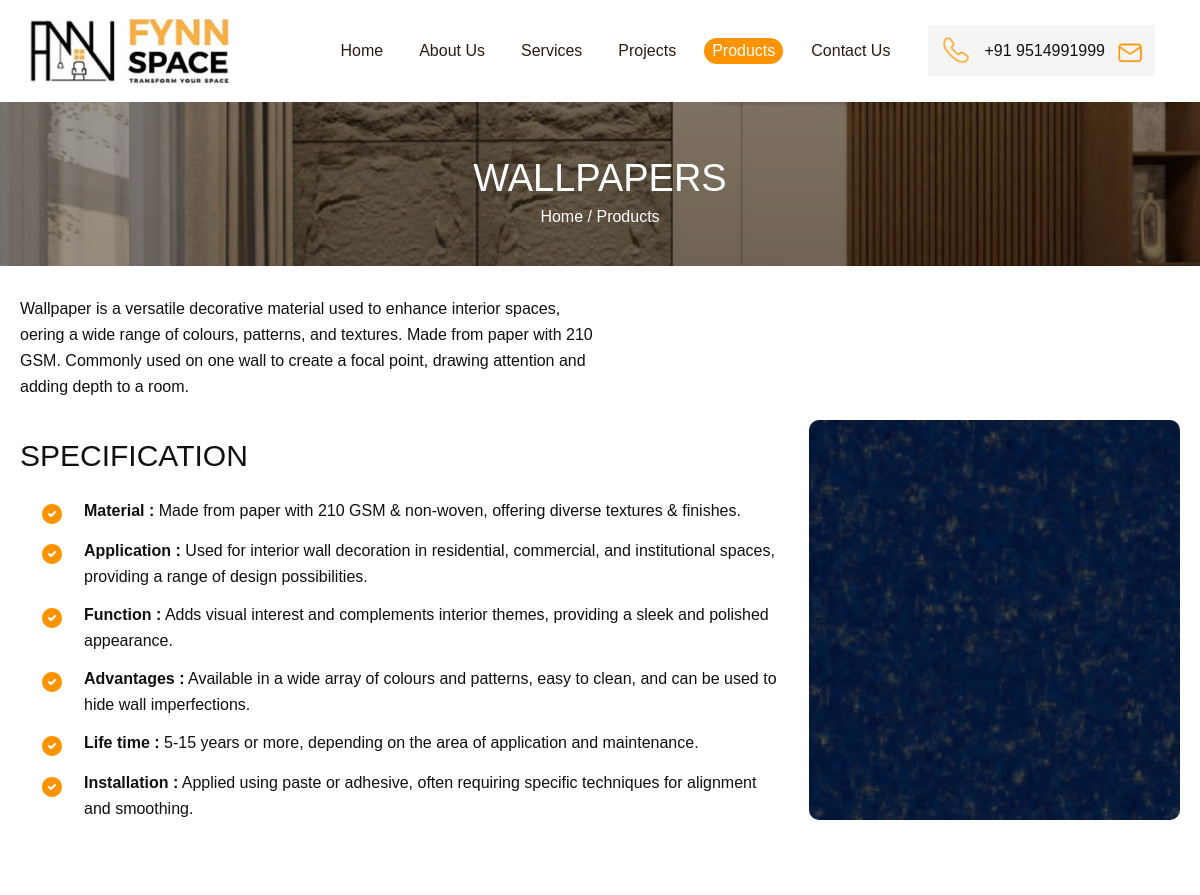
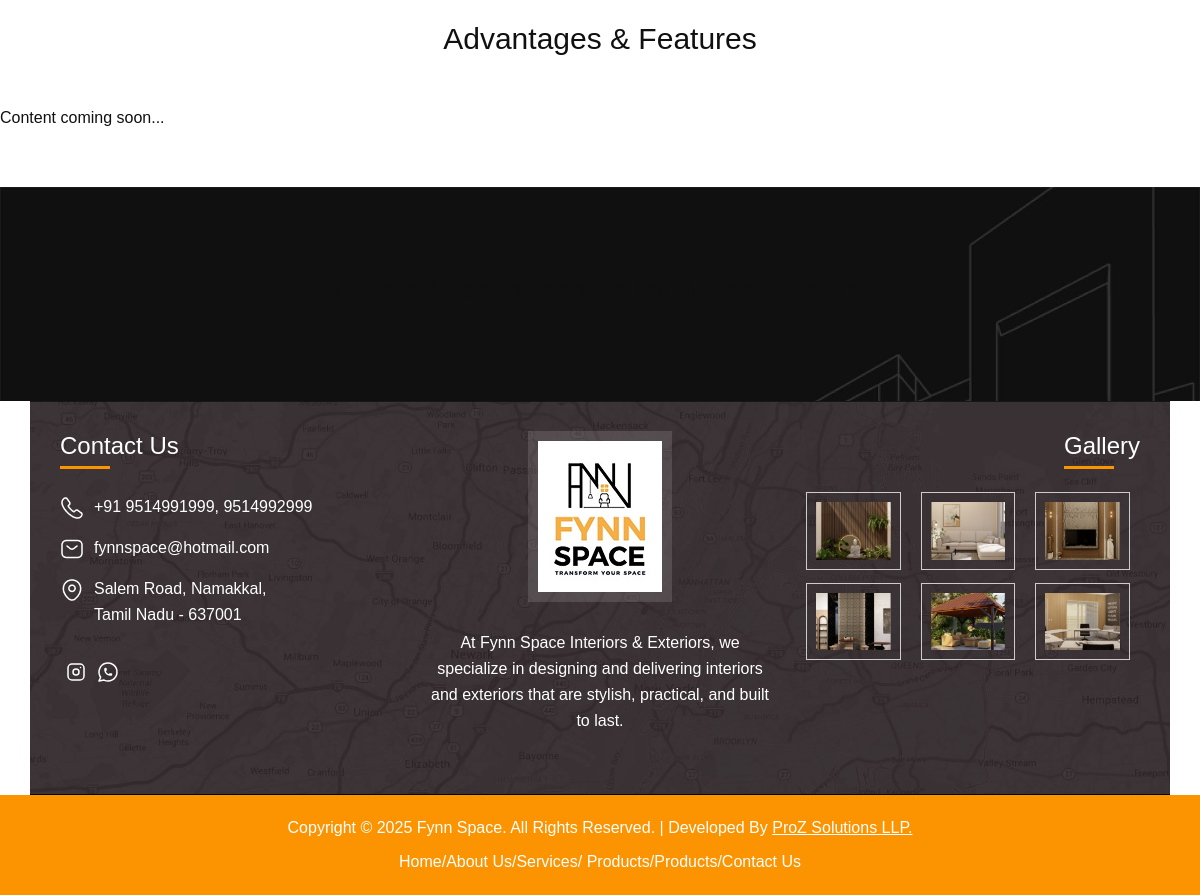
The app's page /product-details?id=11 with its own data (2 pictures, top to bottom).
### tables this page shows
CREATE TABLE products (
            id INTEGER PRIMARY KEY AUTOINCREMENT,
            cate_title TEXT NOT NULL,
            cat_image TEXT,
            created_at DATETIME DEFAULT CURRENT_TIMESTAMP
        , description TEXT, description_image TEXT);

### product-details.php (the view, shortened to what this page needs)
<?php
require_once 'db_config.php';
$product_id = $_GET['id'];
try {
    $stmt = $db->prepare("SELECT * FROM products WHERE id = ?");
    $stmt->execute([$product_id]);
    $product = $stmt->fetch(PDO::FETCH_ASSOC);
    $json_file = 'product_specs.json';
    $specs = [];
    if (file_exists($json_file)) {
        $json_data = file_get_contents($json_file);
        $full_specs = json_decode($json_data, true);
        if (isset($full_specs['products'])) {
            if (isset($full_specs['products'][$product_id])) {
                $specs = $full_specs['products'][$product_id];
            } elseif (isset($full_specs['products']['DEFAULT'])) {
                $specs = $full_specs['products']['DEFAULT'];
            }
        }
    }
} catch (PDOException $e) {
    die("Error: " . $e->getMessage());
}
?>
<!DOCTYPE html>
<html lang="en">
<head>
    <?php include('website-link.php'); ?>
</head>
<body>
    <?php
    include('header.php'); ?>
    <div class="slipheader">
        <div class="abouthead">
            <h3><?php echo htmlspecialchars($product['cate_title']); ?></h3>
            <ul class="about-short">
                <li><a href="index.php">Home</a> <span>/</span></li>
                <li><a href="products.php">Products</a> </li>
            </ul>
        </div>
    </div>
    <section class="services-section">
        <div class="auto-container">
            <div class="pt-oop">
                <div class="ccaro-out">
                    <div class="row clearfix">
                        <div class="title-column col-lg-12 col-md-12 col-sm-12">
                            <div class="text abtexzt">
                                <?php if (!empty($product['description'])): ?>
                                    <?php echo nl2br(htmlspecialchars($product['description'])); ?>
                                <?php else: ?>
                                    Currently viewing our collection of <?php echo htmlspecialchars($product['cate_title']); ?>.
                                    These products are designed to enhance your interior spaces with durability and style.
                                <?php endif; ?>
                            </div>
                        </div>
                        <div class="title-column col-lg-8 col-md-12 col-sm-12">
                            <div class="headingparr">
                                <h3>SPECIFICATION</h3>
                            </div>
                            <?php if (!empty($specs['attributes'])): ?>
                                <?php foreach ($specs['attributes'] as $attr): ?>
                                    <div class="fscontact-info">
                                        <span class="icon  fflaticon-before"><img src="images/tick.svg"></span>
                                        <p class="p2p"><span class="p2p-span"><?php echo htmlspecialchars($attr['label']); ?> :</span> <?php echo htmlspecialchars($attr['value']); ?></p>
                                    </div>
                                <?php endforeach; ?>
                            <?php endif; ?>
                        </div>
                        <div class="video-column col-lg-4 col-md-12 col-sm-12">
                            <div class="abtus-img">
                                <?php if (!empty($product['description_image'])): ?>
                                    <img src="images/products/<?php echo htmlspecialchars($product['description_image']); ?>" style="width:100%; height:400px; object-fit:cover;" />
                                <?php elseif (!empty($product['cat_image'])): ?>
                                    <img src="images/products/<?php echo htmlspecialchars($product['cat_image']); ?>" style="width:100%; height:400px; object-fit:cover;" />
                                <?php endif; ?>
                            </div>
                        </div>
                    </div>
                </div>
            </div>
        </div>
    </div>
<section class="advantages-section" style="padding: 40px 0; ">
    <div class="auto-container">
        <div class="headingparr" style="margin-bottom: 30px; text-align: center !important;">
            <h3 style="text-align: center !important;">Advantages & Features</h3>
        </div>
        <?php if (!empty($specs['image'])): ?>
            <?php if (count($specs['image']) === 1 && empty($specs['image'][0]['title'])): ?>
                <div class="row clearfix">
                    <div class="col-lg-12 col-md-12 col-sm-12" style="margin-bottom: 30px; text-align: center;">
                        <img src="<?php echo htmlspecialchars($specs['image'][0]['image'] ?? $specs['image'][0]['icon']); ?>" alt="Advantage" style="width: 1000px; max-width: 100%; height: auto; border-radius: 10px;">
                    </div>
                </div>
            <?php else: ?>
                <div class="container" style="max-width: 1500px; margin-bottom: 30px;">
                    <div class="row justify-content-center text-center">
                        <?php foreach ($specs['image'] as $adv): ?>
                            <?php
                            $iconSrc = $adv['icon'] ?? ($adv['image'] ?? '');
                            $iconTitle = $adv['title'] ?? '';
                            if (!empty($iconSrc)):
                            ?>
                                <div class="col-6 col-md-3 col-lg-1 mb-4">
                                    <div class="advantage-box">
                                        <img src="<?php echo htmlspecialchars($iconSrc); ?>" alt="<?php echo htmlspecialchars($iconTitle); ?>" style="width: 60px; height: 60px; object-fit: contain; margin-bottom: 12px; display: inline-block;">
                                        <h6 style="font-size: 14px; font-weight: 500; color: #333; line-height: 1.2; margin: 0;"><?php echo htmlspecialchars($iconTitle); ?></h6>
                                    </div>
                                </div>
                            <?php endif; ?>
                        <?php endforeach; ?>
                    </div>
                </div>
            <?php endif; ?>
        <?php else: ?>
            <p>Content coming soon...</p>
        <?php endif; ?>
    </div>
</section>
    <section class="projectsection">
        <div class="container-fluid position-relative">
            <?php
            $grouped_subs = [];
            ?>
            <?php if (count($grouped_subs) > 0): ?>
                <?php foreach ($grouped_subs as $group_title => $items): ?>
                    <div class="headingpar proejcthead">
                        <h3><?php echo htmlspecialchars($group_title); ?></h3>
                        <?php if (!empty($specs['specification'])): ?>
                            <div style="text-align: center; margin-bottom: 20px; font-size: 16px;">
                                <?php
                                $total_specs = count($specs['specification']);
                                foreach ($specs['specification'] as $index => $spec):
                                ?>
                                    <span style="display: inline-block; margin: 0 5px;">
                                        <?php if (!empty($spec['label'])): ?>
                                            <span style="color: #FFA500;"><?php echo htmlspecialchars($spec['label']); ?></span>
                                        <?php endif; ?>
                                        <span style="color: inherit;"><?php echo htmlspecialchars($spec['value']); ?></span>
                                        <?php if ($index < $total_specs - 1): ?>
                                            <span style="color: #ccc; margin-left: 10px;">|</span>
                                        <?php endif; ?>
                                    </span>
                                <?php endforeach; ?>
                            </div>
                        <?php endif; ?>
                    </div>
                    <div class="row mb-5 group-images-wrapper" data-group="<?php echo htmlspecialchars($group_title); ?>">
                        <?php $max_initial = 8;
                        $item_count = count($items); ?>
                        <?php foreach ($items as $idx => $sub): ?>
                            <div class="col-md-3 smmob group-image-item" style="<?php echo ($idx >= $max_initial) ? 'display:none;' : ''; ?>">
                                <div class="projecthomeout">
                                    <div class="projimg">
                                        <?php if (!empty($sub['subcat_image'])): ?>
                                            <img src="images/products/<?php echo htmlspecialchars($sub['subcat_image']); ?>" style="width:100%; height:500px; object-fit:cover;">
                                        <?php else: ?>
                                            <img src="images/default.jpg" style="width:100%; height:300px; object-fit:cover;">
                                        <?php endif; ?>
                                    </div>
                                </div>
                                <h6><?php echo htmlspecialchars($sub['subcat_title']); ?></h6>
                            </div>
                        <?php endforeach; ?>
                        <?php if ($item_count > $max_initial): ?>
                            <div class="col-12 text-center mt-3">
                                <button class="btn load-more-btn orange-btn" data-group="<?php echo htmlspecialchars($group_title); ?>">Load More</button>
                            </div>
                        <?php endif; ?>
                    </div>
                <?php endforeach; ?>
            <?php else: ?>
                <div class="text-center py-5">
                    <h4>No specific designs added for this category yet.</h4>
                </div>
            <?php endif; ?>
        </div>
    </section>
    <?php include('footer.php'); ?>
</body>
</html>

### css/style.css (style rules this page uses)
html, body { font-family: 'Poppins', sans-serif; font-size:16px; background:#fff; color: #101010; line-height: 26px; margin: 0px; padding: 0px; font-weight: 400; }
html { scroll-behavior: smooth; }
a { -moz-transition: all 0.3s !important; -webkit-transition: all 0.3s!important; transition: all 0.3s!important; text-decoration: none; }
:root { --e-global-color-primary: #ffffff; --e-global-color-secondary: #19191f; --e-global-color-accent: #ee4619; --e-global-color-text: #777777; --e-global-color-white: #ffffff; --e-global-color-black: #000000; --e-global-color-copyright-text: #555555; --e-global-color-light-grayish-cyan: #ebf1f3; --e-global-color-grayish-blue: #cad3d6; --e-global-color-dark-grayish-blue: #bdc2c4; --e-global-color-light-grayish-blue: #f3f3f4; --e-global-color-very-light-grayish-blue: #f6f7fb; --e-global-color-dark-moderate-green: #6cad4f; --e-global-color-vivid-orange: #ef7216; --e-global-color-very-light-gray: #e5e5e5; --e-global-color-very-dark-grayish-pink: #726f71; --e-global-color-light-gray: #cccccc; --e-global-color-soft-orange: #f49c5b; --e-global-color-very-dark-blue: #10205e; --e-global-color-lime-green: #30c89f; --e-global-color-very-dark-grayish-blue: #666c84; --e-global-color-light-grayish-orange: #fdefe4; --e-global-color-light-grayish-green: #f9fbf6; --e-global-color-very-light-grayish-cyan: #d9f4ed; --e-global-color-grayish-lime-green: #b5b7b5; --e-global-color-light-red: #ff5440; --e-global-color-very-soft-cyan: #abdfcd; --e-global-color-very-pale-orange: #ffecda; --e-global-color-light-grayish-violet: #e7dcf7; --e-global-color-very-soft-orange: #fae8bd; --e-global-color-dark-gray: #787878; --e-global-color-very-dark-gray-mostly-black: #2e2e2e; }
.h3, h3 { font-size: 30px; line-height: 38px; font-weight: 700; }
.h4, h4 { font-size: 24px; line-height: 30px; font-weight: 700; }
.container-fluid { padding: 0px 30px; }
.headingparr { float: left; width: 100%; padding-top: 20px; }
.headingparr h3 { font-size: 30px; font-weight: 500; margin-bottom: 20px; }
.projectsection { float: left; clear: both; width: 100%; padding: 40px 0px; background: url('../images/servicebg.jpg') no-repeat; background-size: cover; }
.projectsection { text-align: center; }
.slipheader { float: left; width: 100%; padding: 60px 0px; background: url('../images/banner1.jpg') no-repeat center; background-size:cover; position: relative; }
.slipheader::before { content: ''; position: absolute; z-index: 1; left: 0px; top: 0px; width: 100%; height: 100%; background: #00000050; }
.abouthead { float: left; width: 100%; text-align: center; position: relative; z-index: 2; }
.abouthead h3 { font-size: 38px; text-transform: uppercase; font-weight: 500; color: #ffffff; }
::placeholder { color: #000; }
.about-short { width: 100%; padding: 0 0 0; font-size: 16px; color: #ffffff; text-align: center; margin-top: 10px; }
.about-short li { display: inline-block; }
.about-short li a { color: #fff; font-weight: 300; }
.services-section { z-index: 1; padding-top: 60px; float: left; width: 100%; }
.pt-oop { position: relative; width: 100%; float: left; top: 0px !important; text-align: center; left: 0 !important; z-index: 1; padding: 0px 0px; margin-top: -100px; }
.ccaro-out { width: 100%; padding: 10px 20px; background: #fff; float: left; margin-bottom: 60px; }
.abtus-img img { width: 100%; }
.headingparr h3 { font-size: 30px; font-weight: 500; margin-bottom: 20px; text-align: left; }
.abtexzt { padding: 20px 0; float: left; width: 100%; text-align: left; }
.fscontact-info { padding: 6px 0; float: left; color: #101010; display: flex; width: 100%; text-align: right; right: 0; top: 30px; }
.fflaticon-before { font-size: 40px; padding: 0 20px; float: left; }
.p2p { float: right; width: 100%; text-align: left; left: 10px; padding: 0; margin: 0; font-size: 16px; }
.abtus-img { float: left; width: 100%; text-align: center; border-radius: 10px; overflow: hidden; }
.p2p-span { font-weight: 600; }
@media screen and (max-width: 1200px) { h3 { font-size: 28px; line-height: 32px; } }

### records on screen
products: cate_title "WALLPAPERS", description "Wallpaper is a versatile decorative material used to enhance interior spaces, oering a wide range of colours, patterns, and textures. Made from paper with 210 GSM. Commonly used on one wall to create a focal point, drawing attention and adding depth to a room.", description_image (picture)

### other values on screen
$attr['label'] "Material"
$attr['value'] "Made from paper with 210 GSM & non-woven, offering diverse textures & finishes."
$attr['label'] "Application"
$attr['value'] "Used for interior wall decoration in residential, commercial, and institutional spaces, providing a range of design possibilities."
$attr['label'] "Function"
$attr['value'] "Adds visual interest and complements interior themes, providing a sleek and polished appearance."
$attr['label'] "Advantages"
$attr['value'] "Available in a wide array of colours and patterns, easy to clean, and can be used to hide wall imperfections."
$attr['label'] "Life time"
$attr['value'] "5-15 years or more, depending on the area of application and maintenance."
$attr['label'] "Installation"
$attr['value'] "Applied using paste or adhesive, often requiring specific techniques for alignment and smoothing."
